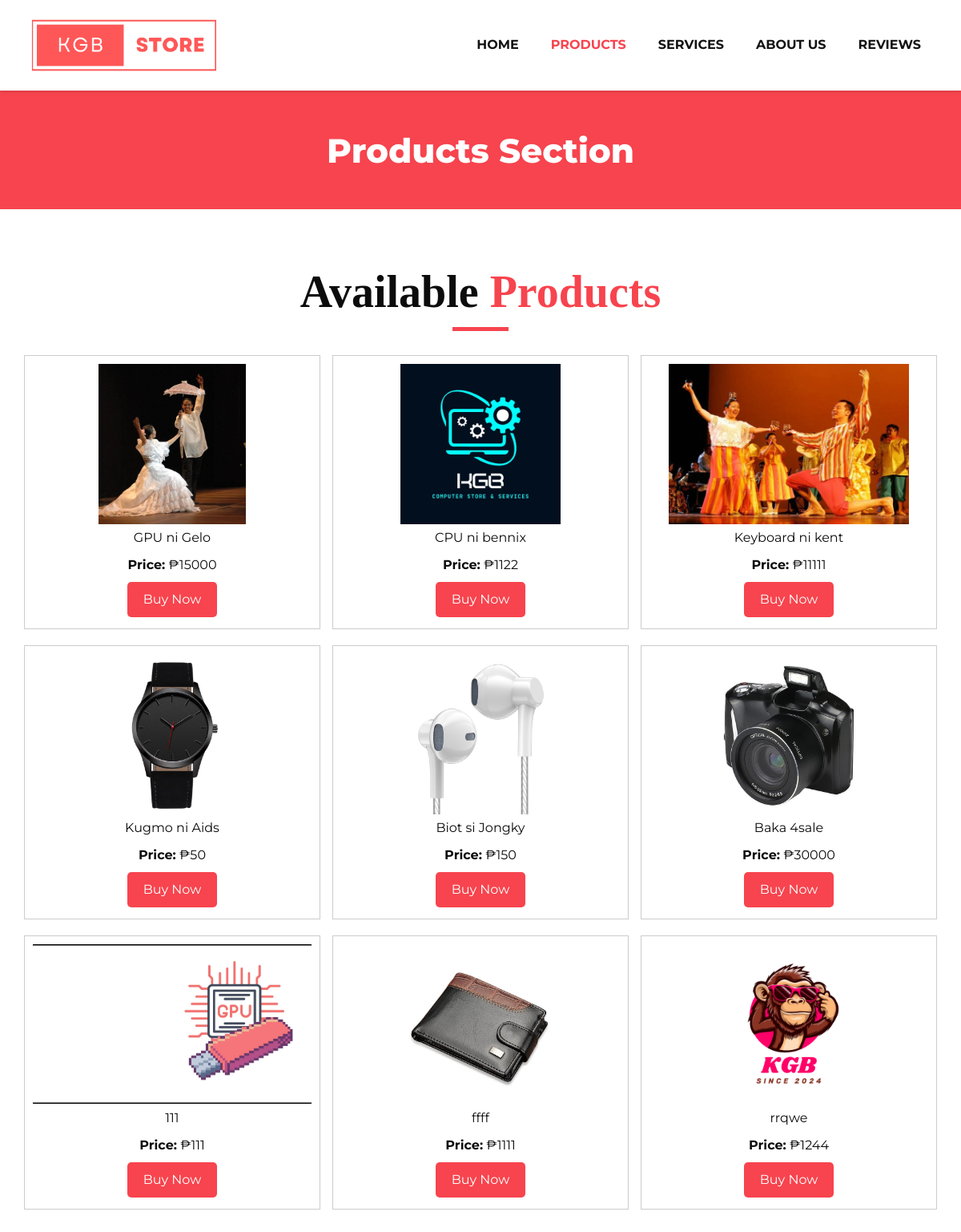
The page /product.php on the database its author committed.
### tables this page shows
CREATE TABLE `product` (
  `product_id` int(11) NOT NULL,
  `product_name` varchar(255) NOT NULL,
  `product_image` blob NOT NULL,
  `price` int(255) NOT NULL
);

### product.php (the view, shortened to what this page needs)
<!DOCTYPE html>
<html>
   <head>
      <link rel="stylesheet" type="text/css" href="css/bootstrap.css" />
      <link href="css/font-awesome.min.css" rel="stylesheet" />
      <link href="css/style.css" rel="stylesheet" />
      <link href="css/responsive.css" rel="stylesheet" />
   </head>
   <body class="sub_page">
      <div class="hero_area">
         <header class="header_section">
            <div class="container">
               <nav class="navbar navbar-expand-lg custom_nav-container ">
                  <a class="navbar-brand" href="index.php"><img width="250" src="images/logo.png" alt="#" /></a>
                  <div class="collapse navbar-collapse" id="navbarSupportedContent">
                     <ul class="navbar-nav">
                        <li class="nav-item">
                           <a class="nav-link" href="index.php">Home <span class="sr-only">(current)</span></a>
                        </li>
                        <li class="nav-item active">
                           <a class="nav-link" href="product.php">Products</a>
                        </li>
                        <li class="nav-item">
                            <a class="nav-link" href="service.php">Services</a>
                        <li>
                        <li class="nav-item">
                           <a class="nav-link" href="blog_list.php">About Us</a>
                        </li>
                        <li class="nav-item">
                           <a class="nav-link" href="contact.php">Reviews</a>
                        </li>
                     </ul>
                  </div>
               </nav>
            </div>
         </header>
      </div>
      <section class="inner_page_head">
         <div class="container_fuild">
            <div class="row">
               <div class="col-md-12">
                  <div class="full">
                     <h3>Products Section</h3>
                  </div>
               </div>
            </div>
         </div>
      </section>
      <section class="product_section layout_padding">
         <div class="container">
            <div class="heading_container heading_center">
               <h2>
                  Available <span>Products</span>
               </h2>
            </div>
<?php
include_once "admin_panel/config/dbconnect.php";
$sql = "SELECT * FROM product";
$result = $conn->query($sql);
if ($result && $result->num_rows > 0) {
    $products = $result->fetch_all(MYSQLI_ASSOC);
} else {
    $products = [];
}
?>
<!DOCTYPE html>
<html>
<head>
</head>
<body>
<div class="acontainer">
    <?php
    foreach ($products as $product) {
        echo "<div class='product'>";
        echo "<div class='image-container'>";
        echo "<img src='" . str_replace('./uploads/', 'admin_panel/uploads/', $product['product_image']) . "' alt='" . $product["product_name"] . "'>";
        echo "</div>";
        echo "<p>" . $product["product_name"] . "</p>";
        echo "<p><strong>Price:</strong> ₱" . $product["price"] . "</p>";
        echo "<a href='order.php?product_id=" . $product["product_id"] . "'><button>Buy Now</button></a>";
        echo "</div>";
    }
    ?>
</div>
</body>
</html>
   </body>
</html>

### css/style.css (style rules this page uses)
* { box-sizing: border-box; }
body { font-family: 'Montserrat', sans-serif; color: #0c0c0c; background-color: #ffffff; overflow-x: hidden; }
.layout_padding { padding: 70px 0; }
h1, h2 { font-family: 'Playfair Display', serif; }
.heading_container { display: -webkit-box; display: -ms-flexbox; display: flex; -webkit-box-orient: vertical; -webkit-box-direction: normal; -ms-flex-direction: column; flex-direction: column; -webkit-box-align: start; -ms-flex-align: start; align-items: flex-start; }
.heading_container h2 { position: relative; margin-bottom: 0; font-size: 3.5rem; font-weight: bold; }
.heading_container h2::after { content: ""; display: block; width: 70px; height: 5px; background: #f7444e; margin: 10px auto 10px; }
.heading_container h2 span { color: #f7444e; }
.heading_container.heading_center { -webkit-box-align: center; -ms-flex-align: center; align-items: center; text-align: center; }
a, a:hover, a:focus { text-decoration: none; }
.hero_area { position: relative; min-height: 100vh; display: -webkit-box; display: -ms-flexbox; display: flex; -webkit-box-orient: vertical; -webkit-box-direction: normal; -ms-flex-direction: column; flex-direction: column; }
.sub_page .hero_area { min-height: auto; -webkit-box-shadow: 0 0 5px 0 rgba(0, 0, 0, 0.25); box-shadow: 0 0 5px 0 rgba(0, 0, 0, 0.25); }
.header_section { padding: 15px 0; }
.navbar-brand { font-family: 'Playfair Display', serif; }
.custom_nav-container { padding: 0; }
.custom_nav-container .navbar-nav { margin-left: auto; }
.custom_nav-container .navbar-nav .nav-item .nav-link { padding: 5px 20px; color: #131313; text-align: center; text-transform: uppercase; border-radius: 5px; -webkit-transition: all 0.3s; transition: all 0.3s; font-weight: 700; }
.custom_nav-container .navbar-nav .nav-item:hover .nav-link, .custom_nav-container .navbar-nav .nav-item.active .nav-link { color: #f7444e; }
.product_section .heading_container { margin-bottom: 20px; }
.inner_page_head { background: #f7444e; text-align: center; color: #fff; padding-top: 50px; padding-bottom: 40px; }
.inner_page_head h3 { font-size: 42px; font-weight: 800; }

### css/responsive.css (style rules this page uses)
@media (min-width: 1200px) { .container { max-width: 1170px; } }

### product.php (style rules this page uses)
.acontainer { max-width: 1200px; margin: 0 auto; display: flex; flex-wrap: wrap; justify-content: space-between; }
.product { width: calc(33.33% - 10px); margin-bottom: 20px; padding: 10px; border: 1px solid #ccc; box-sizing: border-box; }
.product p { margin: 0; padding: 5px 0; }
.product .image-container { width: 100%; height: 200px; overflow: hidden; text-align: center; }
.product img { max-width: 100%; max-height: 100%; height: auto; width: auto; }
.product button { background-color: #f7444e; border: none; color: white; padding: 10px 20px; text-align: center; text-decoration: none; display: inline-block; font-size: 16px; margin: 4px 2px; cursor: pointer; border-radius: 5px; }
.product { text-align: center; }

### rows shown on the page
product: product_image (picture), product_name "GPU ni Gelo", price "15000"
product: product_image (picture), product_name "CPU ni bennix", price "1122"
product: product_image (picture), product_name "Keyboard ni kent", price "11111"
product: product_image (picture), product_name "Kugmo ni Aids", price "50"
product: product_image (picture), product_name "Biot si Jongky", price "150"
product: product_image (picture), product_name "Baka 4sale", price "30000"
product: product_image (picture), product_name "111", price "111"
product: product_image (picture), product_name "ffff", price "1111"
product: product_image (picture), product_name "rrqwe", price "1244"
